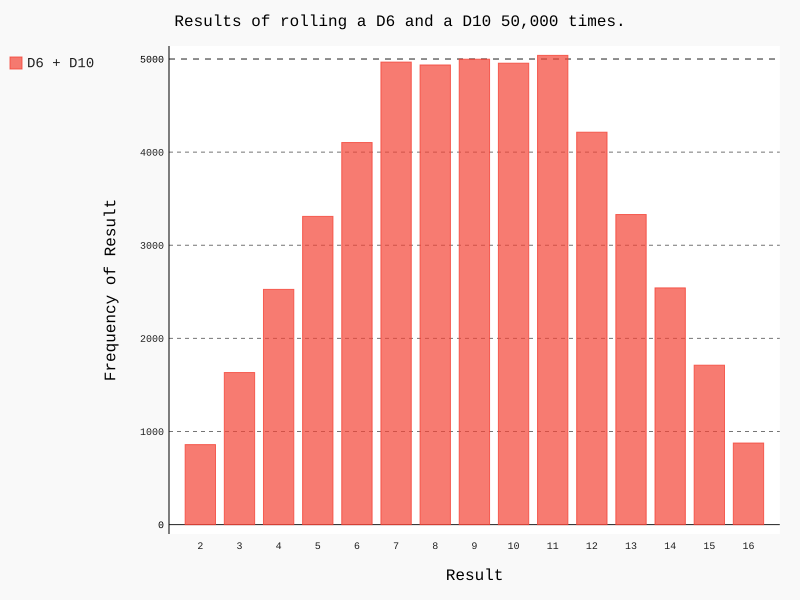

The script that drew this image:
from die import Die
import pygal

# Создание кубиков D6 и D10.
die_1 = Die()
die_2 = Die(10)
# Моделирование серии бросков с сохранением результатов в списке.
results = []
for roll_num in range(50000):
    result = die_1.roll() + die_2.roll()
    results.append(result)

# Анализ результатов.
frequencies = []
max_result = die_1.num_sides + die_2.num_sides
for value in range(2, max_result + 1):
    frequency = results.count(value)
    frequencies.append(frequency)

# Визуализация результатов.
hist = pygal.Bar()
hist.title = "Results of rolling a D6 and a D10 50,000 times."
hist.x_labels = ['2', '3', '4', '5', '6', '7', '8', '9', '10', '11', '12', '13', '14', '15', '16']
hist.x_title = "Result"
hist.y_title = "Frequency of Result"
hist.add('D6 + D10', frequencies)
hist.render_to_file('different_dice.svg')
